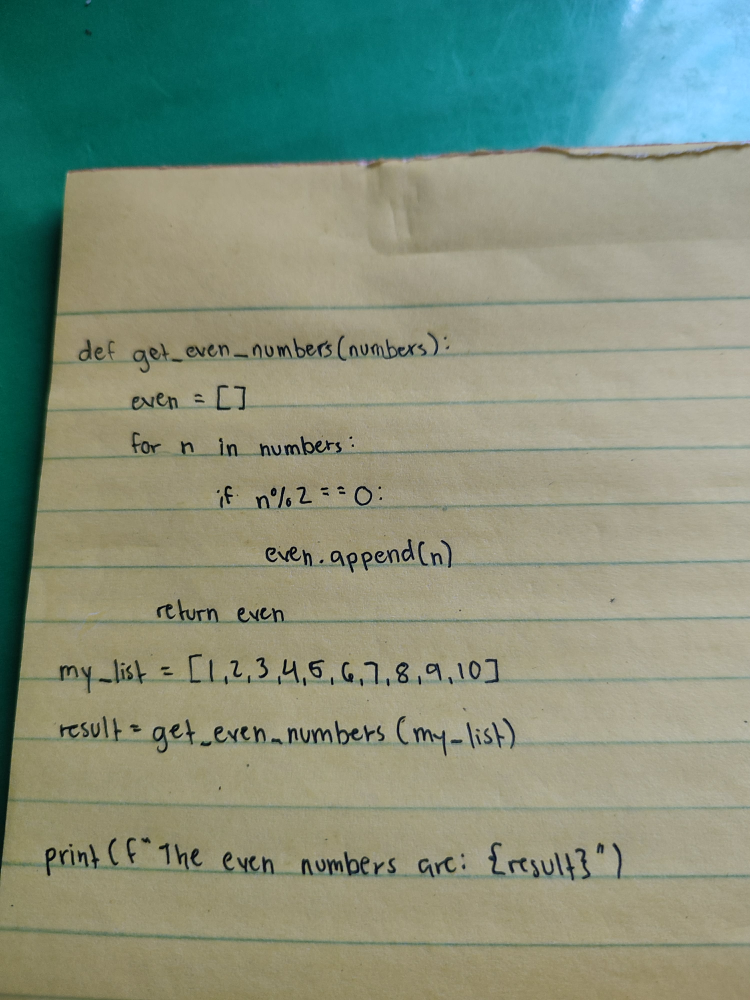
#> input picture uploads/4bddf230-1c70-49d4-8bbf-aa6c175d2a18_20260317_125204.jpg, 3000 x 4000 px (shown at 1/4 size)
$ python -i image_preprocessor.py   (imports and definitions only)
#> lines starting #> are read from the running program, lines starting #| are printed output that depends on the picture; after the words box and inside, x2 and y2 are one past the last pixel; in counts of white or black regions, pixels touching at a corner belong together
import cv2
import numpy as np


def _deskew(gray):
    """Correct slight tilt.

    Bug E fix: always call AFTER remove_ruled_lines.  Running deskew before
    line removal causes cv2.minAreaRect to compute the angle of the ruled
    lines rather than the handwriting, producing a wrong correction.
    """
    coords = np.column_stack(np.where(gray < 128))
    if len(coords) < 10:
        return gray
    angle = cv2.minAreaRect(coords.astype(np.float32))[-1]
    if angle < -45:
        angle = 90 + angle
    if abs(angle) < 0.5 or abs(angle) > 15:
        return gray
    h, w = gray.shape
    M = cv2.getRotationMatrix2D((w / 2, h / 2), angle, 1.0)
    return cv2.warpAffine(gray, M, (w, h),
                          flags=cv2.INTER_CUBIC,
                          borderMode=cv2.BORDER_REPLICATE)


def remove_ruled_lines(gray, original_bgr=None):
    """
    Detect and remove horizontal ruled lines from notebook paper.

    Bug D fix: when the original colour image is available, detection runs on
    the HSV saturation channel.  Blue ruled lines are low-saturation (pale
    blue/grey-blue); handwriting ink is higher saturation even when it looks
    blue to the eye.  Grayscale cannot separate them — the old morphology
    deleted letter crossbars ('t', 'f', '=', '-') alongside the lines.

    Falls back to grayscale morphology when no colour image is supplied.
    """
    if original_bgr is not None:
        hsv = cv2.cvtColor(original_bgr, cv2.COLOR_BGR2HSV)
        sat = hsv[:, :, 1]   # 0 = grey, 255 = vivid
        val = hsv[:, :, 2]   # brightness

        # Ruled lines: low saturation AND well-lit (bright enough to be paper)
        line_mask = cv2.bitwise_and(
            cv2.threshold(sat, 60, 255, cv2.THRESH_BINARY_INV)[1],
            cv2.threshold(val, 100, 255, cv2.THRESH_BINARY)[1],
        )
        h, w = line_mask.shape
        h_kernel = cv2.getStructuringElement(cv2.MORPH_RECT, (w // 4, 1))
        detected = cv2.morphologyEx(line_mask, cv2.MORPH_OPEN, h_kernel, iterations=2)
        repair = cv2.getStructuringElement(cv2.MORPH_RECT, (1, 2))
        dilated = cv2.dilate(detected, repair, iterations=1)

        # Erase line pixels (set to white / paper colour)
        result = gray.copy()
        result[dilated > 0] = 255
        return result

    # Grayscale fallback
    _, binary = cv2.threshold(gray, 0, 255, cv2.THRESH_BINARY_INV + cv2.THRESH_OTSU)
    h, w = binary.shape
    horizontal_kernel = cv2.getStructuringElement(cv2.MORPH_RECT, (w // 5, 1))
    detected_lines = cv2.morphologyEx(binary, cv2.MORPH_OPEN, horizontal_kernel, iterations=2)
    repair_kernel = cv2.getStructuringElement(cv2.MORPH_RECT, (1, 3))
    lines_dilated = cv2.dilate(detected_lines, repair_kernel, iterations=1)
    cleaned = cv2.subtract(binary, lines_dilated)
    return cv2.bitwise_not(cleaned)


def preprocess_for_handwriting(image_path):
    """
    Preprocessing pipeline optimised for handwritten code on ruled paper.
    Returns list of (name, image) tuples — each tried separately by Tesseract.

    Bug fixes vs previous version
    ───────────────────────────────
    A  Upscale threshold 2000 → 2500px; factor 2× → 3× for small images.
       1456px-wide phone photos no longer skipped without upscaling.
    B  CLAHE clipLimit 3.0 → 1.5; tile grid 8×8 → 4×4.
       Stops paper grain being amplified into fake ink speckles.
    C  NLM denoise h 15 → 7; templateWindowSize 7 → 5.
       h=15 blurred syntax characters (;  ,  (  )  <  >) into nothing.
    D  Ruled-line detection uses HSV saturation channel of the colour image.
       Blue ruled lines and blue ink look identical in grayscale.
    E  Deskew runs AFTER line removal, not before.
    F  Colour-original is always the first variant — clean, unmodified path.
    """
    img = cv2.imread(image_path)
#> img is the input picture: shape (4000, 3000, 3); mean B, G, R 124.4, 144.4, 130.9
    if img is None:
        raise ValueError(f"Could not read image: {image_path}")

    # Crop dark borders
    gray_full = cv2.cvtColor(img, cv2.COLOR_BGR2GRAY)
    _, bright_mask = cv2.threshold(gray_full, 160, 255, cv2.THRESH_BINARY)
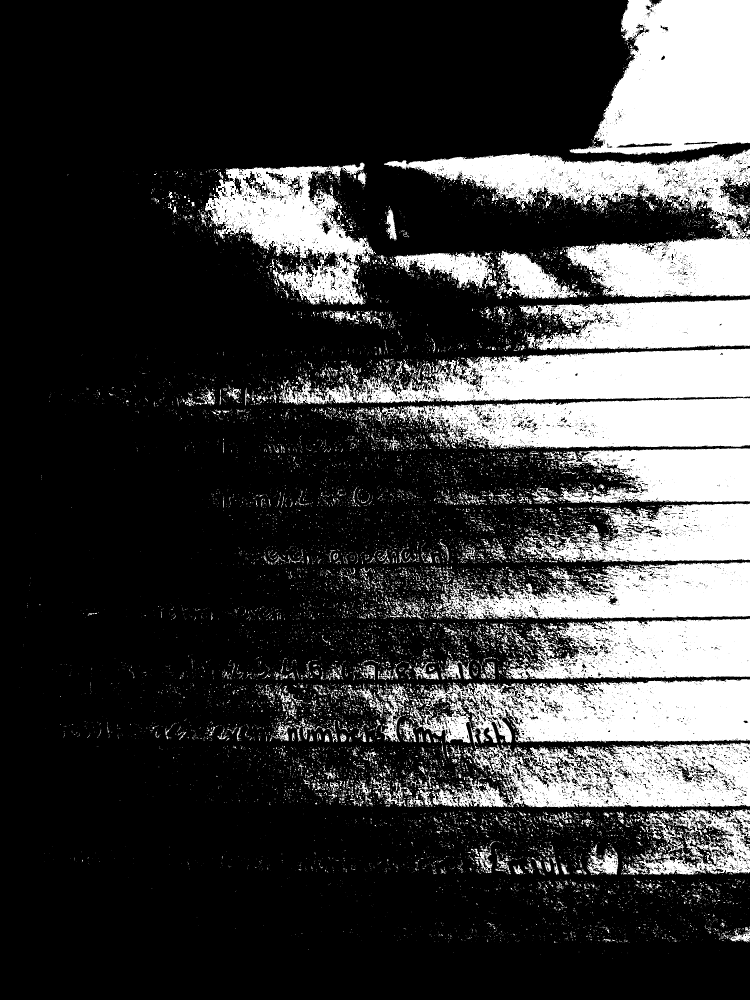
#> bright_mask: shape (4000, 3000) (shown at 1/4 size); 24.3% white; 19530 white regions (16725 under 20 px), largest, box (x1, y1, x2, y2) and area: (1536, 596, 3000, 1192) 323534, (2278, 0, 3000, 620) 314482, (1683, 2716, 3000, 2983) 254452
    coords = cv2.findNonZero(bright_mask)
#> coords = contour of 2914919 points, box (x1, y1, x2, y2) (77, 0, 3000, 3835), area 1337922
    if coords is not None:
        x, y, w, h = cv2.boundingRect(coords)
#> x = 77; y = 0; w = 2923; h = 3835
        pad = 20
        x, y = max(0, x - pad), max(0, y - pad)
#> x = 57
        w = min(img.shape[1] - x, w + pad * 2)
#> w = 2943
        h = min(img.shape[0] - y, h + pad * 2)
#> h = 3875
        img = img[y:y+h, x:x+w]
#> img: shape (3875, 2943, 3)

    gray = cv2.cvtColor(img, cv2.COLOR_BGR2GRAY)

    # Bug A fix
    h, w = gray.shape
    if max(h, w) < 2500:
        scale = 3 if max(h, w) < 1000 else 2
        gray = cv2.resize(gray, (w * scale, h * scale), interpolation=cv2.INTER_CUBIC)
        img  = cv2.resize(img,  (img.shape[1] * scale, img.shape[0] * scale),
                          interpolation=cv2.INTER_CUBIC)

    # Bug B fix
    clahe = cv2.createCLAHE(clipLimit=1.5, tileGridSize=(4, 4))
    enhanced = clahe.apply(gray)

    # Bug C fix
    denoised = cv2.fastNlMeansDenoising(
        enhanced, None, h=7, templateWindowSize=5, searchWindowSize=21
    )

    results = []

    # V1: colour original — no destructive ops (Bug F)
    results.append(("colour_original", img))

    # V2: colour-aware line removal + deskew after (Bug D + E)
    line_free = remove_ruled_lines(denoised, original_bgr=img)
#> in remove_ruled_lines, `hsv = cv2.cvtColor(original_bgr, cv2.COLOR_BGR2HSV)`: hsv: shape (3875, 2943, 3); mean H, S, V 39.3, 80.2, 151.4
#> in remove_ruled_lines, `sat = hsv[:, :, 1]`:
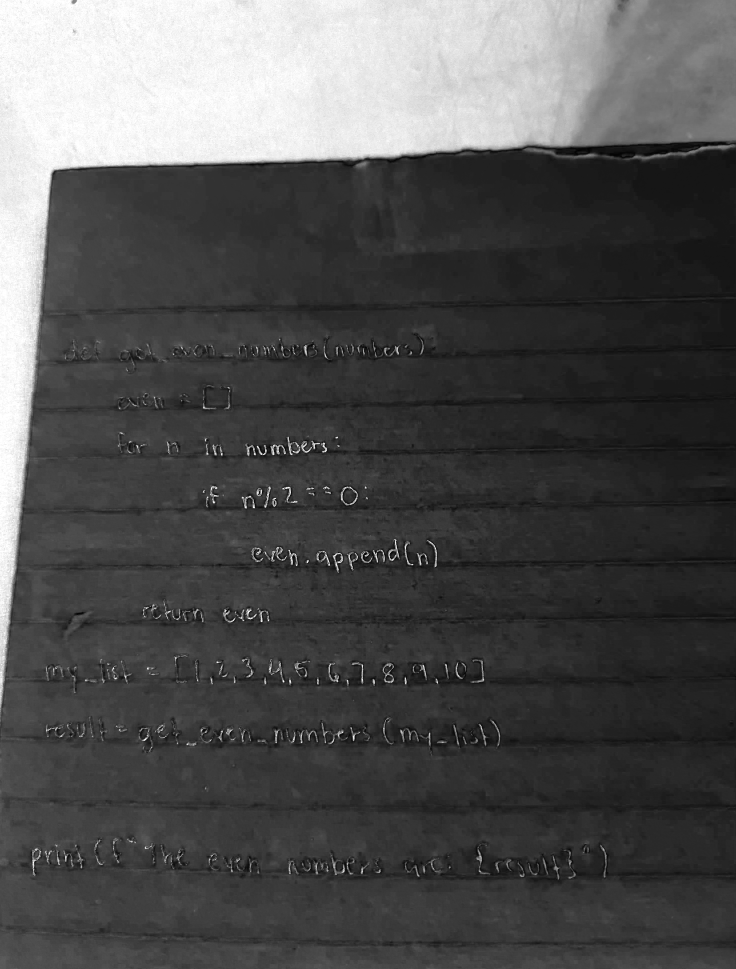
#> sat: shape (3875, 2943) (shown at 1/4 size); min 0, max 255, mean 80.2
#> in remove_ruled_lines, `val = hsv[:, :, 2]`:
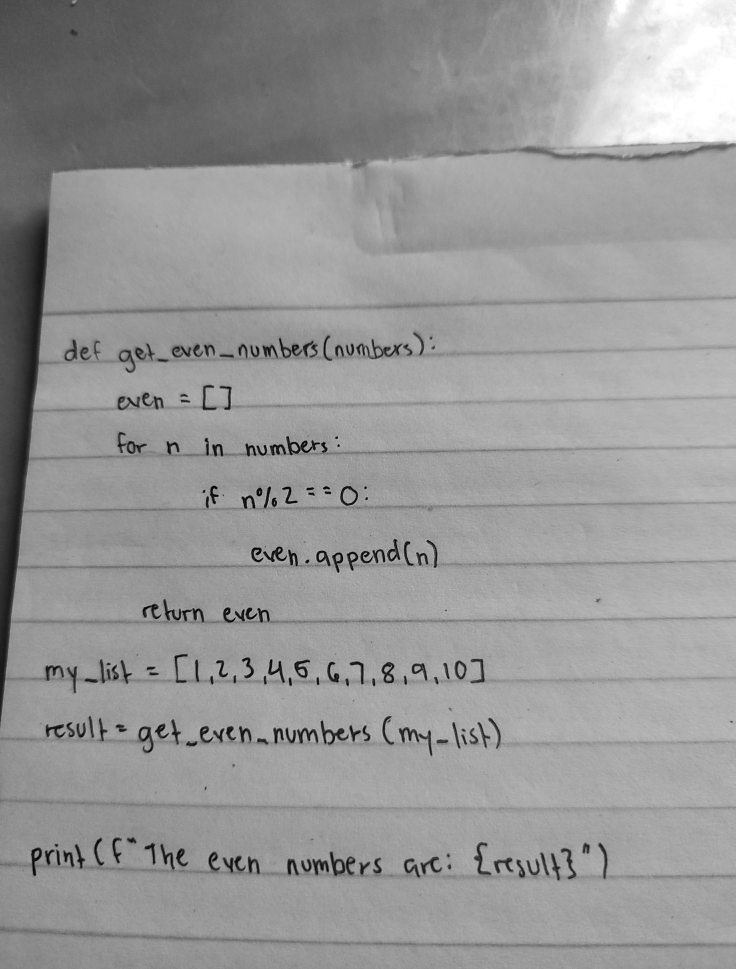
#> val: shape (3875, 2943) (shown at 1/4 size); min 0, max 255, mean 151.4
#> in remove_ruled_lines, `line_mask = cv2.bitwise_and( cv2.threshold(sat, 60, 255, cv2.THRESH_BI..`:
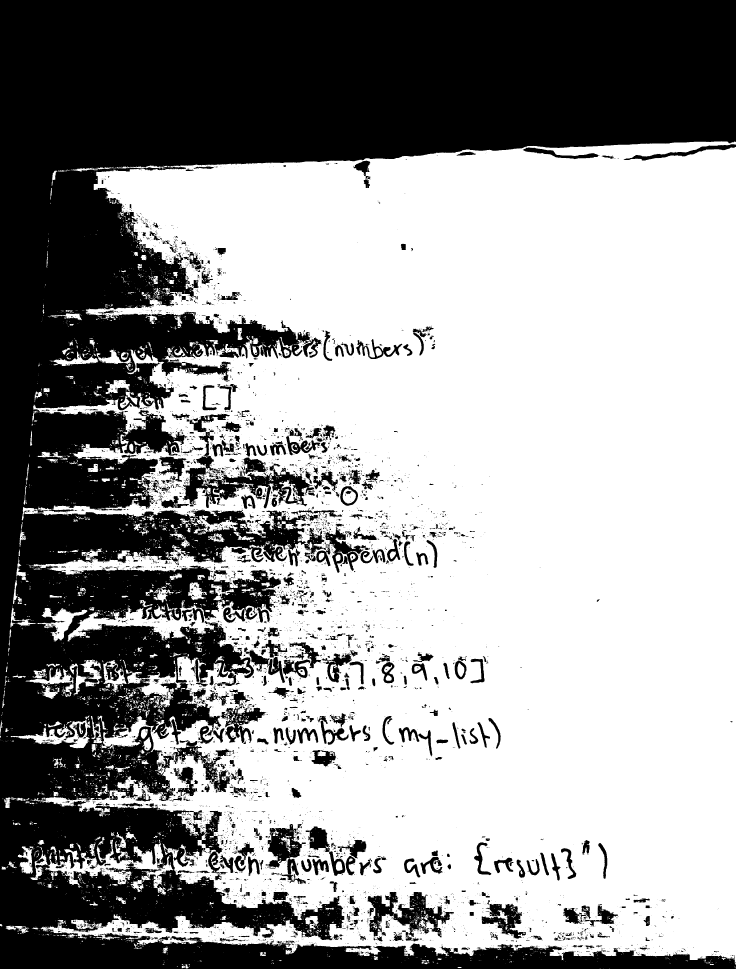
#> line_mask: shape (3875, 2943) (shown at 1/4 size); 59.8% white; 7504 black regions (6356 under 20 px), largest, box (x1, y1, x2, y2) and area: (0, 0, 2943, 3875) 4102336, (732, 1653, 1257, 2033) 43019, (1470, 3567, 1815, 3766) 26326
#> in remove_ruled_lines, `detected = cv2.morphologyEx(line_mask, cv2.MORPH_OPEN, h_kernel, itera..`: detected: shape (3875, 2943); 38.7% white; 8 white regions, largest, box (x1, y1, x2, y2) and area: (352, 642, 2943, 2397) 2962928, (375, 2889, 2943, 3360) 715271, (983, 2408, 2943, 2885) 637187
#> in remove_ruled_lines, `dilated = cv2.dilate(detected, repair, iterations=1)`:
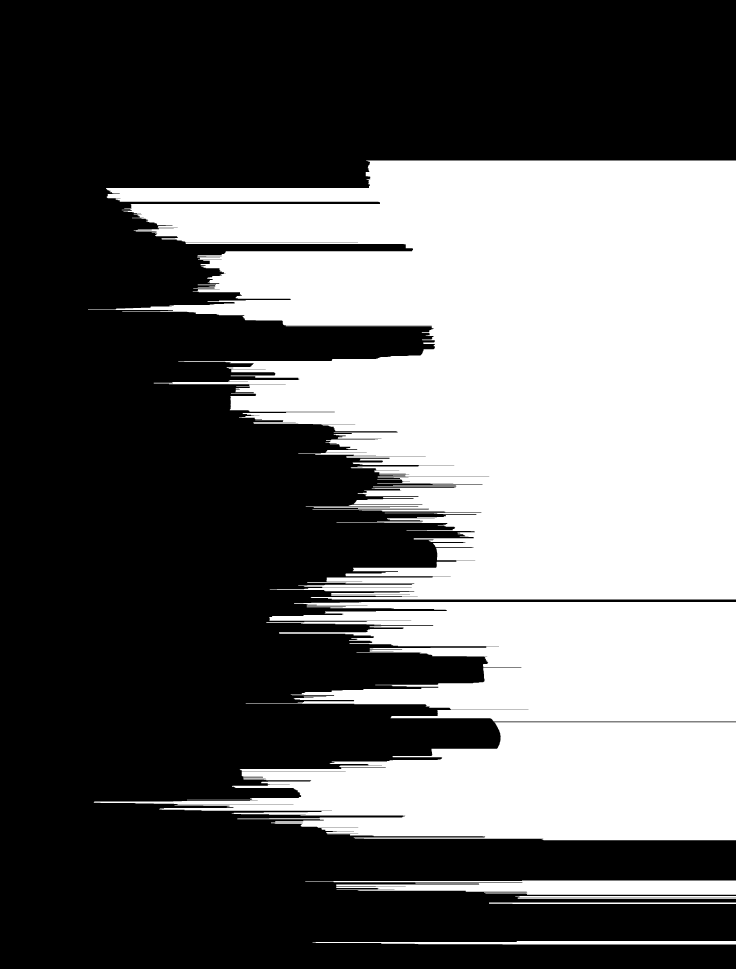
#> dilated: shape (3875, 2943) (shown at 1/4 size); 39.3% white; 8 white regions, largest, box (x1, y1, x2, y2) and area: (352, 642, 2943, 2398) 2998597, (375, 2889, 2943, 3361) 727010, (983, 2408, 2943, 2886) 648596
#> in remove_ruled_lines, `result[dilated > 0] = 255`:
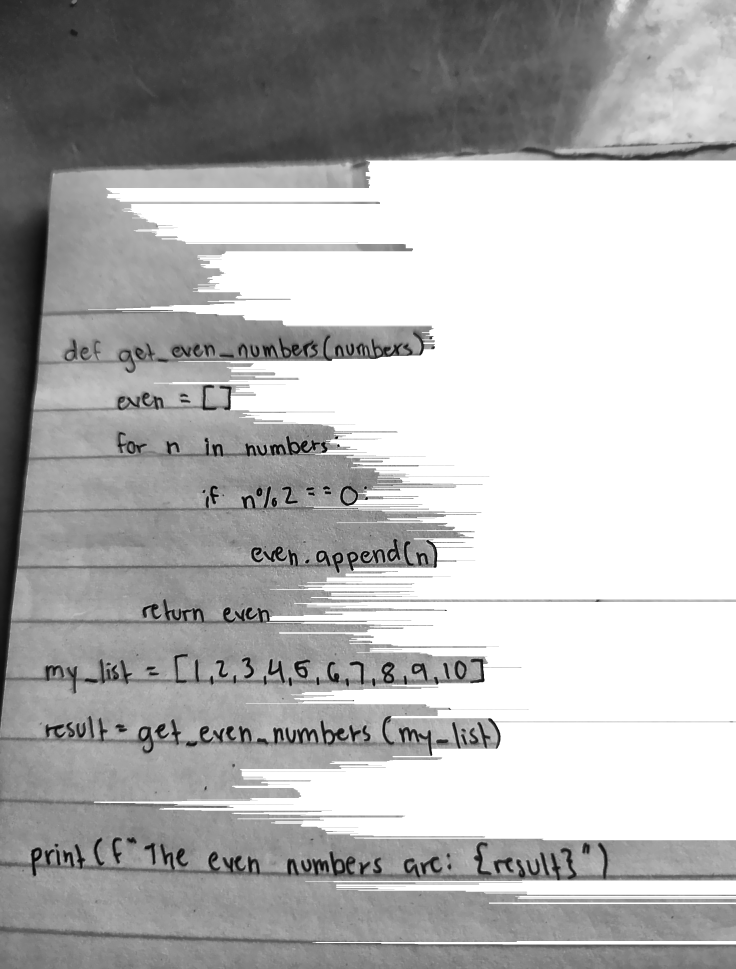
#> result: shape (3875, 2943) (shown at 1/4 size); min 1, max 255, mean 178.9
    line_free_deskewed = _deskew(line_free)
#> in _deskew, `coords = np.column_stack(np.where(gray < 128))`: coords = 2372526 pairs, first value 0 to 3874, second value 0 to 2942
#> in _deskew, `angle = cv2.minAreaRect(coords.astype(np.float32))[-1]`: angle = -90
#> in _deskew, `angle = 90 + angle`: angle = 0
    results.append(("line_free_otsu", line_free_deskewed))

    # V3: adaptive threshold on clean line-free image
    results.append(("line_free_adaptive", cv2.adaptiveThreshold(
        line_free_deskewed, 255,
        cv2.ADAPTIVE_THRESH_GAUSSIAN_C, cv2.THRESH_BINARY, 15, 10
    )))

    # V4: sharpen then colour-aware line removal
    kernel = np.array([[-1, -1, -1], [-1, 9, -1], [-1, -1, -1]])
    sharpened = cv2.filter2D(denoised, -1, kernel)
    results.append(("sharpened_line_free",
                    remove_ruled_lines(sharpened, original_bgr=img)))

    # V5: plain adaptive, no line removal (for images without ruled lines)
    results.append(("adaptive_plain", cv2.adaptiveThreshold(
        denoised, 255, cv2.ADAPTIVE_THRESH_GAUSSIAN_C, cv2.THRESH_BINARY, 15, 10
    )))

    return results

>>> result = preprocess_for_handwriting('uploads/4bddf230-1c70-49d4-8bbf-aa6c175d2a18_20260317_125204.jpg')
#> result = 5 items
